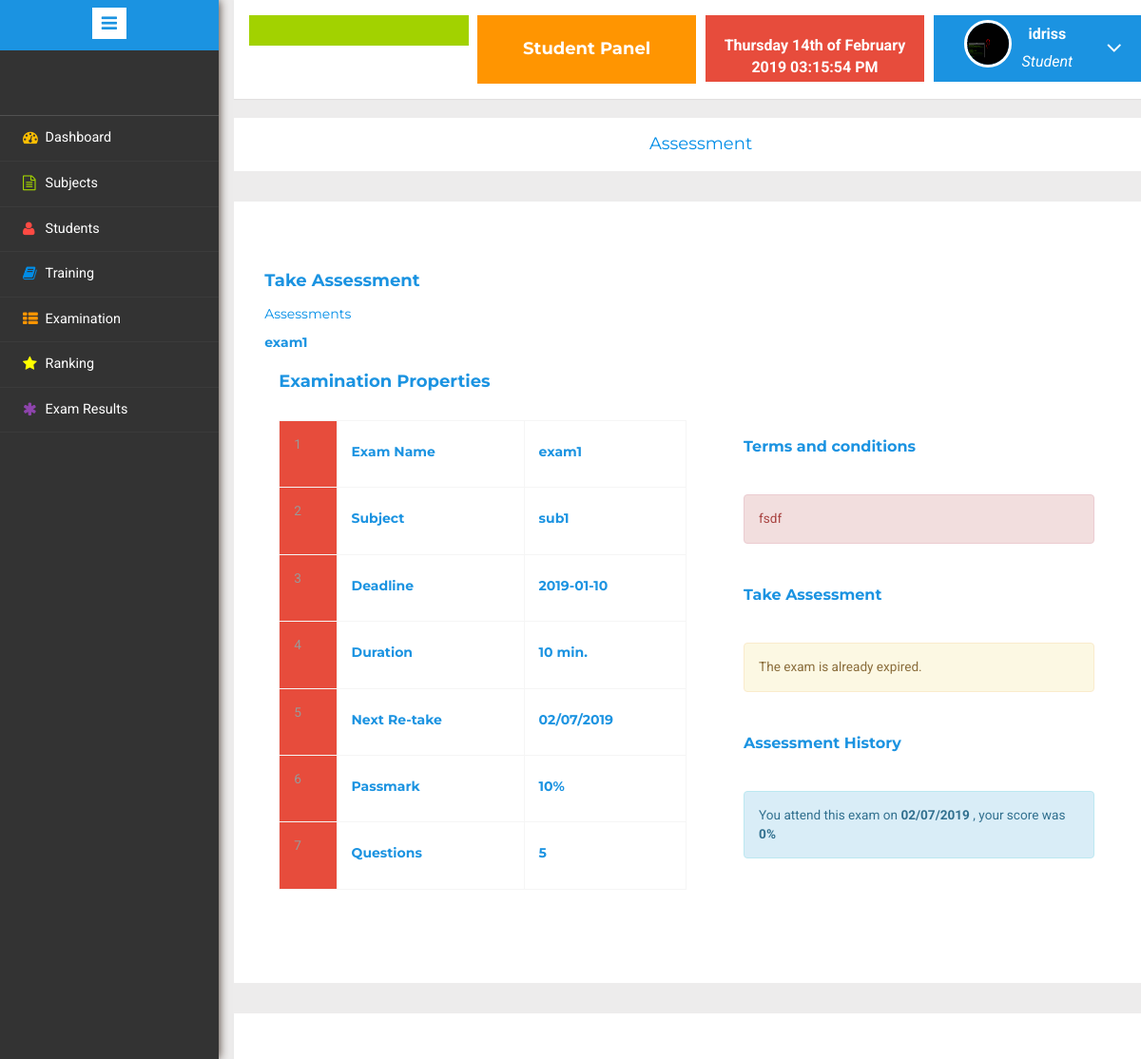
Page /student/take-assessment.php?id=17 (signed in) on the committed database.
### tables this page shows
CREATE TABLE `studenttbl` (
  `studid` int(11) NOT NULL,
  `fname` varchar(50) NOT NULL,
  `lname` varchar(50) NOT NULL,
  `gender` varchar(20) NOT NULL,
  `blood` varchar(20) NOT NULL,
  `email` varchar(50) NOT NULL,
  `phone` varchar(20) NOT NULL,
  `mobile` varchar(20) NOT NULL,
  `password` varchar(50) NOT NULL,
  `cpassword` varchar(50) NOT NULL,
  `dob` date NOT NULL,
  `address` varchar(50) NOT NULL,
  `deptname` varchar(20) NOT NULL,
  `catname` varchar(20) NOT NULL,
  `file` varchar(50) NOT NULL,
  `status` tinyint(1) NOT NULL
);

CREATE TABLE `examtbl` (
  `examid` int(11) NOT NULL,
  `examname` varchar(50) NOT NULL,
  `duration` int(255) NOT NULL,
  `percentage` int(255) NOT NULL,
  `reexam` int(255) NOT NULL,
  `deadline` varchar(20) NOT NULL,
  `subname` varchar(50) NOT NULL,
  `deptname` varchar(50) NOT NULL,
  `catname` varchar(50) NOT NULL,
  `instruction` longtext NOT NULL,
  `status` tinyint(1) NOT NULL
);

CREATE TABLE `assesmenttbl` (
  `recordid` int(11) NOT NULL,
  `studid` int(11) NOT NULL,
  `studname` varchar(100) NOT NULL,
  `examname` varchar(100) NOT NULL,
  `examid` int(11) NOT NULL,
  `score` varchar(100) NOT NULL,
  `status` varchar(100) NOT NULL,
  `nextretake` varchar(50) NOT NULL,
  `date` varchar(50) NOT NULL
);

### student/checkstud.php (called while the page is built, shortened)
<?php
$student_check= $_SESSION["studentid"];
$ses_sql=mysql_query("select * from studenttbl where studid = '$student_check'");
$row = mysql_fetch_assoc($ses_sql);
$my_id=$row['studid'];
$my_fname =$row['fname'];
$my_file=$row['file'];
$my_category=$row['catname'];
?>

### student/take-assessment.php (the view, shortened to what this page needs)
<!DOCTYPE HTML>
<html>
<head>
</head>
<body>
<div class="page-container">
<div class="left-content">
<div class="mother-grid-inner">
<?php
if($_SESSION["studentid"]==true)
{
include("header.php");
include("checkstud.php");
if (isset($_GET['id'])) {
$exam_id =  $_GET['id'];
$record_found = 0;
$sql = "SELECT * FROM examtbl WHERE examid = '$exam_id' AND catname = '$my_category'";
$result = mysql_query($sql);
if (mysql_num_rows($result) > 0) {
    while($row =mysql_fetch_assoc($result)) {
	$subject = $row['subname'];
	$exam_name = $row['examname'];
	$deadline = $row['deadline'];
	$duration = $row['duration'];
	$passmark = $row['percentage'];
	$reexam = $row['reexam'];
	$terms = $row['instruction'];
	$today_date = date('Y/m/d');
    $next_retake = date('m/d/Y', strtotime($today_date. ' + '.$reexam.' days'));
	$dcv = $deadline;
    }
}
$quest = 0;
$sql = "SELECT * FROM questiontbl WHERE examid = '$exam_id'";
$result = mysql_query($sql);
if (mysql_num_rows($result) > 0) {
    while($row = mysql_fetch_assoc($result)) {
    $quest++;
    }
} else {
}
$sql = "SELECT * FROM assesmenttbl WHERE studid = '$my_id' AND examid = '$exam_id'";
$result = mysql_query($sql);
if ($result){
    while($row = mysql_fetch_assoc($result)) {
    $record_found = 1;
	$score = $row['score'];
	$take_date = $row['date'];
	$retake_date = $row['nextretake'];
	$today_date = date('Y/m/d');
	$retakeconv = date_format(date_create_from_format('m/d/Y',$retake_date),'Y/m/d');
    $tc = strtotime($today_date);
	$rc = strtotime($retakeconv);
	$dc = strtotime($dcv);
    $td = ($tc - $rc)/86400;
	$dcc = ($tc - $dc)/86400;
    }
} else {
}
}
 ?>
	<ol class="breadcrumb">
                <center><li class="breadcrumb-item"><h4><a href="">Assessment</a></h4></li></center>
            </ol>
<div class="agile-grids">
<div class="agile-tables">
<div class="w3l-table-info">
      <div class="grid_3 grid_5 ">
      <h4> Take Assessment</h4>
	  <h5><a href="examination.php">Assessments</a></h5>
        <h5><?php echo $exam_name; ?></h5>
				<div class="col-md-6 agileits-w3layouts">
					<table class="table table-bordered">
						<thead>
                             <h4> Examination Properties</h4>
						</thead>
                              <tbody>
                                               <tr>
                                                   <th scope="row">1</th>
                                                   <td><h5>Exam Name</h5></td>
                                                   <td><h5><?php echo $exam_name; ?></h5></td>
                                               </tr>
											     <tr>
                                                   <th scope="row">2</th>
                                                   <td><h5>Subject</h5></td>
                                                   <td><h5><?php echo $subject; ?></h5></td>
                                               </tr>
											   <tr>
                                                   <th scope="row">3</th>
                                                   <td><h5>Deadline</h5></td>
                                                   <td><h5><?php echo $deadline; ?></h5></td>
                                               </tr>
											    <tr>
                                                   <th scope="row">4</th>
                                                   <td><h5>Duration</h5></td>
                                                   <td><h5><?php echo $duration; ?> <b>min.</b></h5></td>
                                               </tr>
											  <tr>
                                                   <th scope="row">5</th>
                                                   <td><h5>Next Re-take</h5></td>
                                                   <td><h5><?php
												   if ($record_found == 1) {
													 echo $retake_date;
												   }else{
													 echo $next_retake;
												   }
												   ?></h5></td>
                                               </tr>
											   <tr>
                                                   <th scope="row">6</th>
                                                   <td><h5>Passmark</h5></td>
                                                   <td><h5><?php echo $passmark; ?>%</h5></td>
                                               </tr>
											   	<tr>
                                                   <th scope="row">7</th>
                                                   <td><h5>Questions</h5></td>
                                                   <td><h5><b><?php echo $quest; ?></b></h5></td>
                                               </tr>
                                           </tbody>
                                        </table>
				</div>
				<br><br><br>
				<div class="col-md-6 agileits-w3layouts">
				<div class="col-md-12">
                            <div class="">
                                <div class="panel-heading">
                                    <h4 class="panel-title">Terms and conditions</h4>
                                </div>
                                <div class="panel-body ">
                                     <?php echo '<div class="alert alert-danger" role="alert">'  .$terms.
                                    '</div>';?>
                                </div>
                            </div>
                        </div>
						<div class="col-md-12">
                            <div class="">
                                <div class="panel-heading">
                                    <h4 class="panel-title">Take Assessment</h4>
                                </div>
                                <div class="panel-body">
								<?php
								if ($record_found == 1) {
								if ($td >= 0){
								if ($dcc > 1){
								print '
								<div class="alert alert-warning" role="alert">
                                The exam is already expired.
                                </div>';
								}
								}else{
                                print '
								<div class="alert alert-warning" role="alert">
                                You will be able to retake this exam on '.$retake_date.'
                                </div>';
								}
								}
								?>
                                </div>
                            </div>
                        </div>
						<div class="col-md-12">
                            <div class="">
                                <div class="panel-heading">
                                    <h4 class="panel-title">Assessment History</h4>
                                </div>
                                <div class="panel-body">
                                <?php
								if ($record_found == "1") {
								print '
                                 <div class="alert alert-info" role="alert">
                                  You attend this exam on <strong>'.$take_date.'</strong> , your score was <strong>'.$score.'%</strong>
                                    </div>';
								}else{
								print '
                                 <div class="alert alert-info" role="alert">
                                  No records found.
                                    </div>';
								}
								?>
                                </div>
                            </div>
                        </div>
			</div>
            <div class="clearfix"> </div>
            </div>
</div>
</div>
</div>
<?php include("footer.php"); ?>
	<?php include("sidebar.php");
	?>
	<?php }
else
	header('location:login.php');
?>
</body>
</html>

### student/header.php (shortened to what this page needs)
<!DOCTYPE HTML>
<html>
<head>
<link href="css/bootstrap.min.css" rel='stylesheet' type='text/css' />
<link href="css/style.css" rel='stylesheet' type='text/css' />
<link rel="stylesheet" href="css/morris.css" type="text/css"/>
<link href="css/font-awesome.css" rel="stylesheet">
<link rel="stylesheet" href="css/jquery-ui.css">
<link rel="stylesheet" href="css/icon-font.min.css" type='text/css' />
<link rel="stylesheet" href="css/table-style.css" type='text/css' />
</head>
<body>
<?php include("checkstud.php"); ?>
				<div class="header-main">
					<div class="logo-w3-agile">
							</div>
					<div class="w3layouts-left">
								<div class="">
									<h4><b><font color="white"><center> Student Panel</center></font></b></h4>
								</div>
						 </div>
						 <div class="w3layouts-right">
							<div class="profile_details_left">
								<b><font color="white"><?php  date_default_timezone_set( "Asia/Kolkata");
								echo date("l jS \of F Y h:i:s A"); ?></font></b><br>
							</div>
						</div>
						<div class="profile_details w3l">
								<ul>
									<li class="dropdown profile_details_drop">
										<a href="#" class="dropdown-toggle" data-toggle="dropdown" aria-expanded="false">
											<div class="profile_img">
												<span class="prfil-img"><?php echo($my_file!=NULL)?'<img src="uploaded/'.$my_file.'" >' :'' ;?> </span>
												<div class="user-name">
													<p><?php echo $my_fname;?></p>
													<span>Student</span>
												</div>
												<i class="fa fa-angle-down"></i>
												<div class="clearfix"></div>
											</div>
										</a>
									</li>
								</ul>
							</div>
				</div>
			</body>
</body>
</html>

### student/css/table-style.css (style rules this page uses)
table { background: white; border-collapse: collapse; margin: 1.25em 0 0; width: 100%; }
table tr, table th, table td { border: none; border-bottom: 1px solid #e8e8e8; font-size: .95em; }
table th, table td { padding: 10px 12px; text-align: left; }
table th { background: #e74c3c; color: #fff; text-transform: uppercase; }
table tr td { background: #f3faff; color: #424242; }
table tr:nth-of-type(2n+2) td { background: #ffffff; }
table { width: 100%; }
.table { margin: 30px 0; border-collapse: collapse; border-spacing: 0; empty-cells: show; border: 1px solid #e0e0e0; }
.table td, .table th { border-left: 1px solid #e0e0e0; border-width: 0 0 0 1px; font-size: inherit; margin: 0; overflow: visible; padding: 0.5em 1em; font-weight: normal; }
.table td:first-child, .table th:first-child { border-left-width: 0; }
.table thead, .table tfoot { background-color: #f05050; color: #fff; text-align: left; vertical-align: bottom; }
.table td { background-color: transparent; }

### student/header.php (style rules this page uses)
.w3layouts-right { width: 10px; height: 70px; }

### rows in the picture
studenttbl: file (picture), fname "idriss"
examtbl: examname "exam1", subname "sub1", deadline "2019-01-10", duration "10", percentage "10", instruction "fsdf"
assesmenttbl: nextretake "02/07/2019", date "02/07/2019", score "0"

### other values in the picture
$quest "5"
